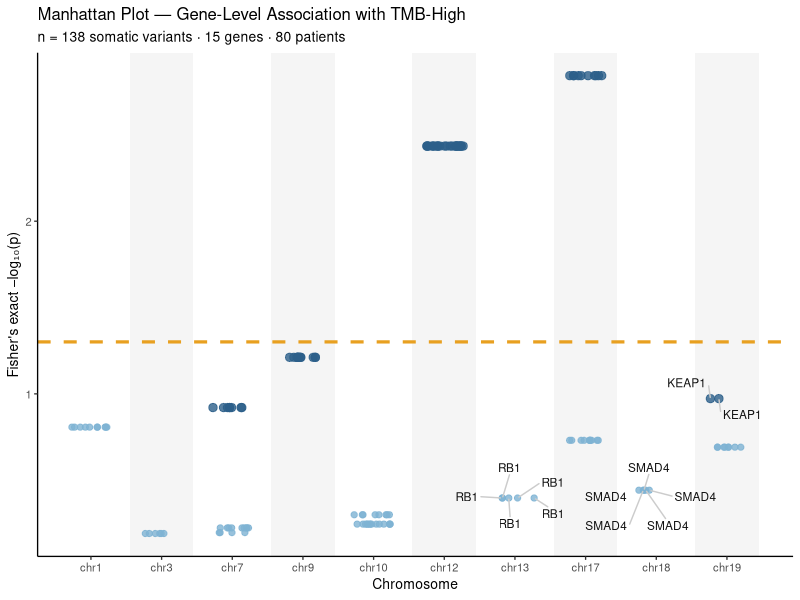

The R source for this figure:
library(ggplot2); library(ggrepel); library(dplyr)

set.seed(8)
GENES <- c("ARID1A","PIK3CA","EGFR","MET","BRAF","CDKN2A","RET","PTEN",
           "KRAS","RB1","TP53","NF1","SMAD4","KEAP1","STK11")
CHR   <- c("chr1","chr3","chr7","chr7","chr7","chr9","chr10","chr10",
           "chr12","chr13","chr17","chr17","chr18","chr19","chr19")
CHR_ORDER <- c("chr1","chr3","chr7","chr9","chr10","chr12","chr13","chr17","chr18","chr19")

# one point per variant per gene (simulate ~138 mutations)
vars <- lapply(1:138, function(i) {
  g <- sample(GENES, 1, prob=c(.08,.07,.06,.06,.06,.08,.06,.08,.16,.05,
                               .12,.05,.06,.05,.06))
  data.frame(HUGO_SYMBOL=g, CHR=CHR[match(g,GENES)],
             PROTEIN_POS=sample(1:1200,1))
}) %>% do.call(rbind,.)

pvals <- data.frame(HUGO_SYMBOL=GENES, pval=runif(15,.01,.7)) %>%
  mutate(pval=ifelse(HUGO_SYMBOL %in% c("TP53","KRAS"), pval*.05, pval),
         log10p=-log10(pval))

man_df <- vars %>% left_join(pvals, by="HUGO_SYMBOL") %>%
  mutate(CHR=factor(CHR, levels=CHR_ORDER),
         xi=as.integer(CHR)+runif(n(),-0.28,.28),
         notable=pval<0.15)

lbl_df <- man_df %>% group_by(HUGO_SYMBOL) %>%
  slice_max(log10p,n=1) %>% filter(pval<0.5)

p <- ggplot(man_df, aes(xi, log10p)) +
  geom_rect(data=data.frame(xi=seq(2,length(CHR_ORDER),2)),
            aes(xmin=xi-.45,xmax=xi+.45,ymin=-Inf,ymax=Inf),
            fill="#f0f0f0",alpha=.7,inherit.aes=FALSE) +
  geom_hline(yintercept=-log10(.05),color="#e8a020",linetype="dashed",linewidth=1.1) +
  geom_point(aes(color=notable, size=notable), alpha=.8) +
  scale_color_manual(values=c("TRUE"="#2c5f8a","FALSE"="#7fb3d3"), guide="none") +
  scale_size_manual(values=c("TRUE"=2.5,"FALSE"=1.8), guide="none") +
  geom_text_repel(data=lbl_df, aes(label=HUGO_SYMBOL),
                  size=3, color="#111111", box.padding=.5, segment.color="#cccccc") +
  scale_x_continuous(breaks=1:length(CHR_ORDER), labels=CHR_ORDER,
                     name="Chromosome") +
  scale_y_continuous(name="Fisher's exact −log₁₀(p)") +
  theme_classic(base_size=10) +
  labs(title="Manhattan Plot — Gene-Level Association with TMB-High",
       subtitle="n = 138 somatic variants · 15 genes · 80 patients")

ggsave("plots/08_manhattan.png", p, width=15, height=6.5, dpi=180, bg="white")
cat("08 done\n")
